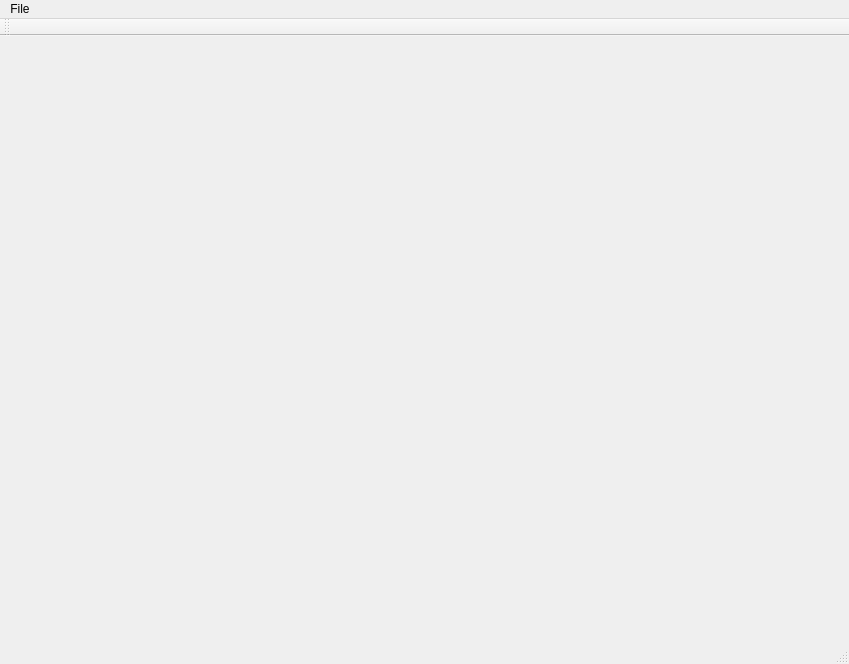
<?xml version="1.0" encoding="UTF-8"?>
<ui version="4.0">
 <class>Form</class>
 <widget class="QMainWindow" name="Form">
  <property name="geometry">
   <rect>
    <x>0</x>
    <y>0</y>
    <width>849</width>
    <height>664</height>
   </rect>
  </property>
  <property name="windowTitle">
   <string>Interactive DEM Viewer</string>
  </property>
  <widget class="QWidget" name="centralwidget">
   <layout class="QGridLayout" name="gridLayout">
    <item row="0" column="0">
     <layout class="QHBoxLayout" name="horizontalLayout">
      <item>
       <widget class="QVTKWidget" name="qvtkWidgetLeft" native="true"/>
      </item>
      <item>
       <widget class="QVTKWidget" name="qvtkWidgetRight" native="true"/>
      </item>
     </layout>
    </item>
   </layout>
  </widget>
  <widget class="QMenuBar" name="menubar">
   <property name="geometry">
    <rect>
     <x>0</x>
     <y>0</y>
     <width>849</width>
     <height>25</height>
    </rect>
   </property>
   <widget class="QMenu" name="menuFile">
    <property name="title">
     <string>File</string>
    </property>
    <addaction name="actionOpen"/>
   </widget>
   <addaction name="menuFile"/>
  </widget>
  <widget class="QStatusBar" name="statusbar"/>
  <widget class="QToolBar" name="toolBar">
   <property name="windowTitle">
    <string>toolBar</string>
   </property>
   <attribute name="toolBarArea">
    <enum>TopToolBarArea</enum>
   </attribute>
   <attribute name="toolBarBreak">
    <bool>false</bool>
   </attribute>
  </widget>
  <action name="actionOpen">
   <property name="text">
    <string>Open</string>
   </property>
  </action>
 </widget>
 <customwidgets>
  <customwidget>
   <class>QVTKWidget</class>
   <extends>QWidget</extends>
   <header>QVTKWidget.h</header>
  </customwidget>
 </customwidgets>
 <resources/>
 <connections/>
</ui>
